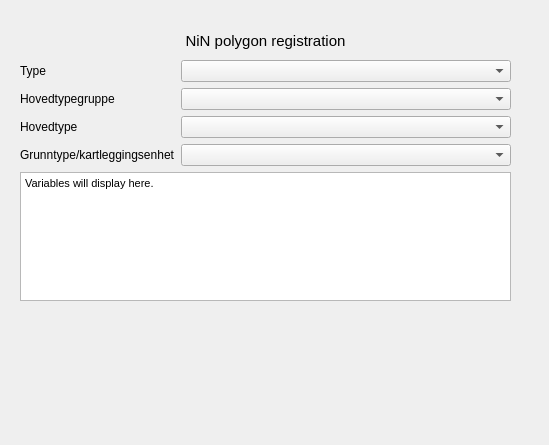
<?xml version="1.0" encoding="UTF-8"?>
<ui version="4.0">
 <class>Dialog</class>
 <widget class="QDialog" name="Dialog">
  <property name="geometry">
   <rect>
    <x>0</x>
    <y>0</y>
    <width>549</width>
    <height>445</height>
   </rect>
  </property>
  <property name="windowTitle">
   <string>Dialog</string>
  </property>
  <widget class="QWidget" name="formLayoutWidget">
   <property name="geometry">
    <rect>
     <x>20</x>
     <y>60</y>
     <width>491</width>
     <height>241</height>
    </rect>
   </property>
   <layout class="QFormLayout" name="formLayout">
    <property name="sizeConstraint">
     <enum>QLayout::SetNoConstraint</enum>
    </property>
    <property name="fieldGrowthPolicy">
     <enum>QFormLayout::AllNonFixedFieldsGrow</enum>
    </property>
    <property name="horizontalSpacing">
     <number>6</number>
    </property>
    <item row="0" column="1">
     <widget class="QComboBox" name="type"/>
    </item>
    <item row="1" column="1">
     <widget class="QComboBox" name="hovedtypegruppe"/>
    </item>
    <item row="1" column="0">
     <widget class="QLabel" name="label_2">
      <property name="text">
       <string>Hovedtypegruppe</string>
      </property>
     </widget>
    </item>
    <item row="0" column="0">
     <widget class="QLabel" name="label_3">
      <property name="text">
       <string>Type</string>
      </property>
     </widget>
    </item>
    <item row="2" column="1">
     <widget class="QComboBox" name="hovedtype"/>
    </item>
    <item row="2" column="0">
     <widget class="QLabel" name="label_4">
      <property name="text">
       <string>Hovedtype</string>
      </property>
     </widget>
    </item>
    <item row="3" column="1">
     <widget class="QComboBox" name="grunntype_or_klenhet"/>
    </item>
    <item row="3" column="0">
     <widget class="QLabel" name="label_5">
      <property name="text">
       <string>Grunntype/kartleggingsenhet</string>
      </property>
     </widget>
    </item>
    <item row="4" column="0" colspan="2">
     <widget class="QTextBrowser" name="variableDisplayBox">
      <property name="enabled">
       <bool>true</bool>
      </property>
      <property name="readOnly">
       <bool>true</bool>
      </property>
      <property name="html">
       <string>&lt;!DOCTYPE HTML PUBLIC &quot;-//W3C//DTD HTML 4.0//EN&quot; &quot;http://www.w3.org/TR/REC-html40/strict.dtd&quot;&gt;
&lt;html&gt;&lt;head&gt;&lt;meta name=&quot;qrichtext&quot; content=&quot;1&quot; /&gt;&lt;style type=&quot;text/css&quot;&gt;
p, li { white-space: pre-wrap; }
&lt;/style&gt;&lt;/head&gt;&lt;body style=&quot; font-family:'MS Shell Dlg 2'; font-size:8pt; font-weight:400; font-style:normal;&quot;&gt;
&lt;p style=&quot; margin-top:0px; margin-bottom:0px; margin-left:0px; margin-right:0px; -qt-block-indent:0; text-indent:0px;&quot;&gt;Variables will display here.&lt;/p&gt;&lt;/body&gt;&lt;/html&gt;</string>
      </property>
     </widget>
    </item>
   </layout>
  </widget>
  <widget class="QWidget" name="verticalLayoutWidget">
   <property name="geometry">
    <rect>
     <x>20</x>
     <y>20</y>
     <width>491</width>
     <height>41</height>
    </rect>
   </property>
   <layout class="QVBoxLayout" name="verticalLayout">
    <item>
     <widget class="QLabel" name="label">
      <property name="font">
       <font>
        <pointsize>11</pointsize>
       </font>
      </property>
      <property name="text">
       <string>NiN polygon registration</string>
      </property>
      <property name="textFormat">
       <enum>Qt::AutoText</enum>
      </property>
      <property name="scaledContents">
       <bool>false</bool>
      </property>
      <property name="alignment">
       <set>Qt::AlignCenter</set>
      </property>
     </widget>
    </item>
   </layout>
  </widget>
 </widget>
 <resources/>
 <connections/>
</ui>
